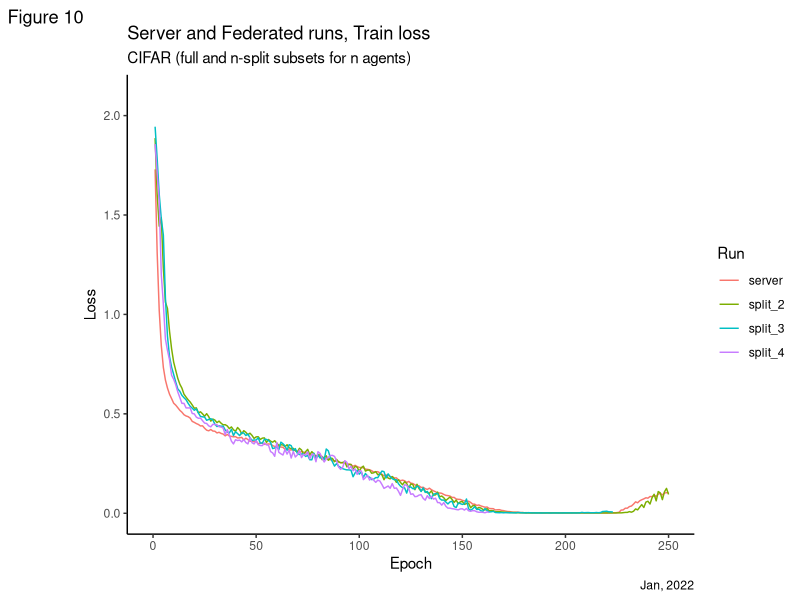
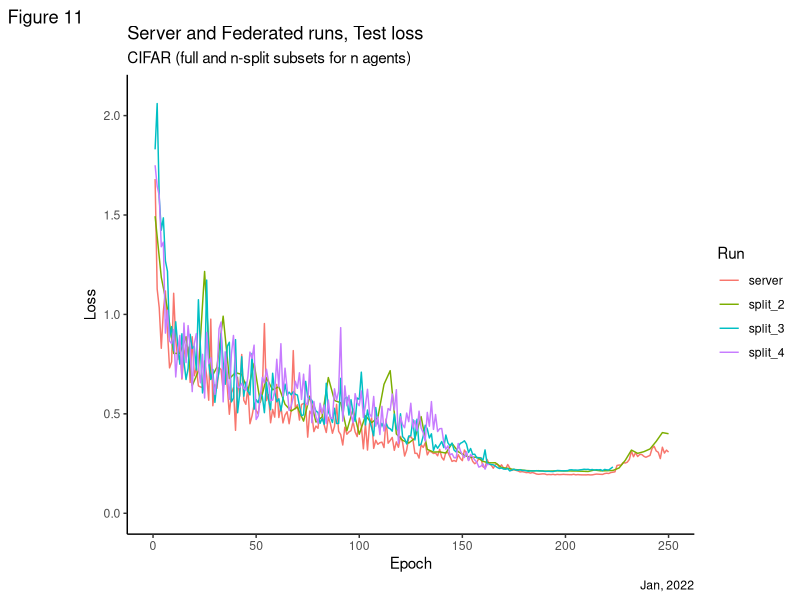
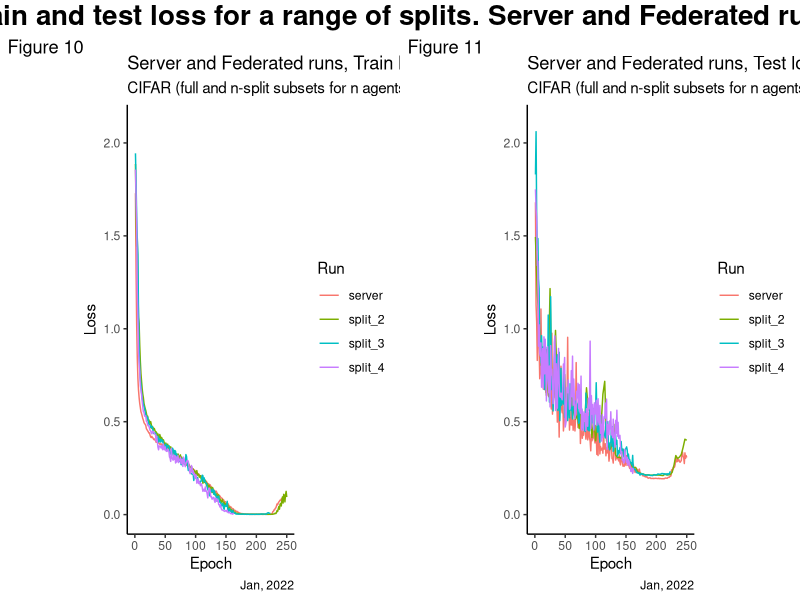
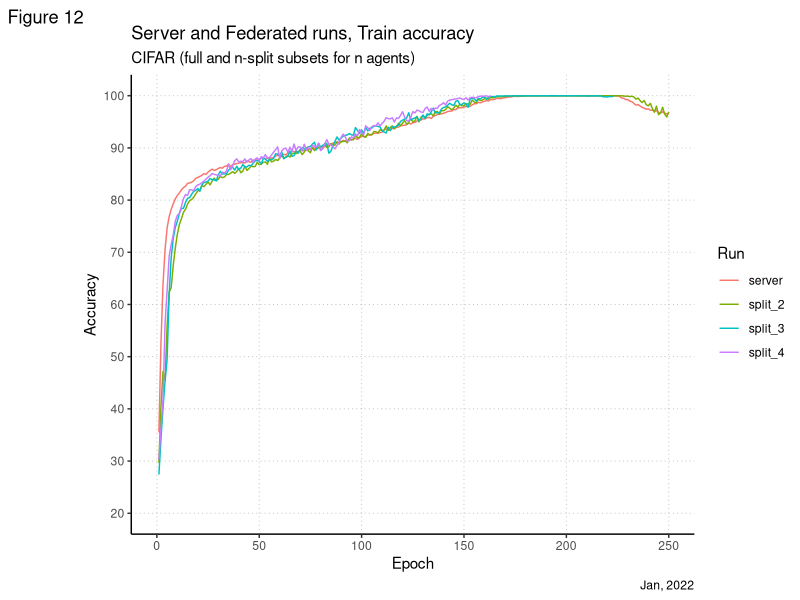
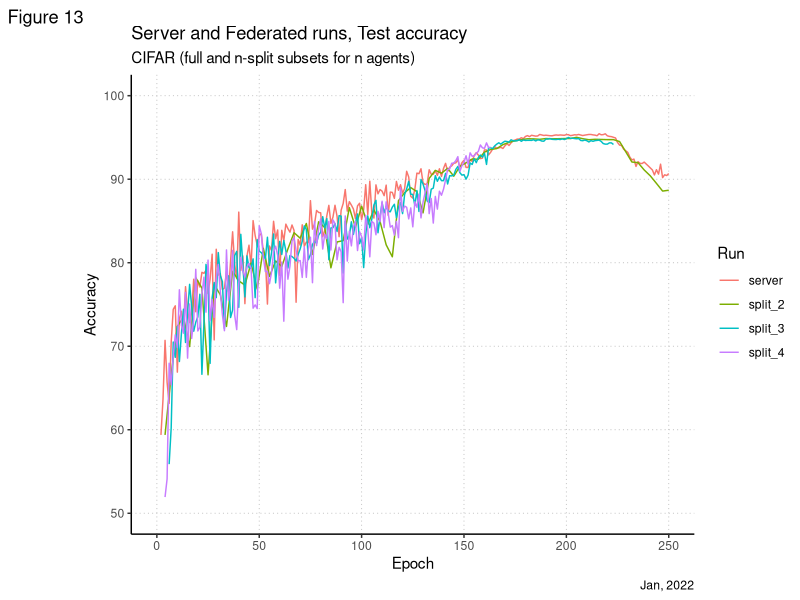
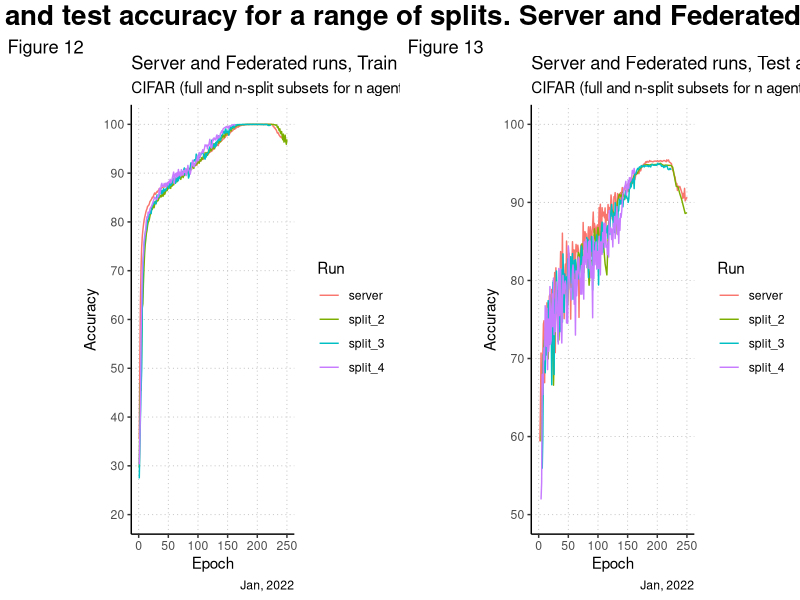

The R script that drew these images, in order:
require(ggplot2)
require(reshape)
require(dplyr)
require(scales)
require(graphics)
require(grid)
require(gridExtra)
jet.colors <- colorRampPalette(c("#00007F", "blue", "#007FFF", "cyan",
                                 "#7FFF7F", "yellow", "#FF7F00", "red", "#7F0000"))

jet.colors <- colorRampPalette(c("#00007F", "blue", "#007FFF", "cyan", "#7FFF7F", "yellow", "#FF7F00", "red", "#7F0000"))

# server-based training
#
dat_1 = read.table("data/centralized_run.txt",sep=",",quote="\'",header=F)
names(dat_1) <- c("run", "loss", "accuracy", "correct", "total")
dat_1 <- mutate_at(dat_1, vars("run"), as.factor)
dat_1[dat_1$run=="test",]$loss <- dat_1[dat_1$run=="test",]$loss/(dat_1[dat_1$run=="test",]$total/100)
dat_1[dat_1$run=="train",]$loss <- dat_1[dat_1$run=="train",]$loss/(dat_1[dat_1$run=="train",]$total/128)
dat_1 <- cbind(epoch=rep(1:(length(dat_1$loss)/2), each=2), dat_1)
str(dat_1)

fl_cmp_1_train <- select(dat_1[dat_1$run=="train",], epoch, server=loss)
fl_cmp_1_test <- select(dat_1[dat_1$run=="test",], epoch, server=loss)


# split 2
#
dat_2 = read.table("data/federated_2_0.txt",sep=",",quote="\'",header=F)
names(dat_2) <- c("run", "loss", "accuracy", "correct", "total")
dat_2 <- mutate_at(dat_2, vars("run"), as.factor)
dat_2[dat_2$run=="test",]$loss <- dat_2[dat_2$run=="test",]$loss/(dat_2[dat_2$run=="test",]$total/100)
dat_2[dat_2$run=="train",]$loss <- dat_2[dat_2$run=="train",]$loss/(dat_2[dat_2$run=="train",]$total/128)
dat_2 <- cbind(epoch=rep(1:(length(dat_2$loss)/4), each=4), dat_2)

fl_cmp_2_train <- select(dat_2[dat_2$run=="train",], epoch, split_2=loss)
fl_cmp_2_train$epoch <- seq(1, length(fl_cmp_2_train$epoch))
fl_cmp_2_test <- select(dat_2[dat_2$run=="test",], epoch, split_2=loss)
fl_cmp_2_test$epoch <- seq(1, length(fl_cmp_2_test$epoch)*3, by=3)

# split 3
#
dat_3 = read.table("data/federated_3_0.txt",sep=",",quote="\'",header=F)
names(dat_3) <- c("run", "loss", "accuracy", "correct", "total")
dat_3 <- mutate_at(dat_3, vars("run"), as.factor)
dat_3[dat_3$run=="test",]$loss <- dat_3[dat_3$run=="test",]$loss/(dat_3[dat_3$run=="test",]$total/100)
dat_3[dat_3$run=="train",]$loss <- dat_3[dat_3$run=="train",]$loss/(dat_3[dat_3$run=="train",]$total/128)
dat_3 <- cbind(epoch=rep(1:(length(dat_3$loss)/2), each=2), dat_3)

fl_cmp_3_train <- select(dat_3[dat_3$run=="train",], epoch, split_3=loss)
fl_cmp_3_test <- select(dat_3[dat_3$run=="test",], epoch, split_3=loss)

# split 4
#
dat_4 = read.table("data/federated_4_0.txt",sep=",",quote="\'",header=F)
names(dat_4) <- c("run", "loss", "accuracy", "correct", "total")
dat_4 <- mutate_at(dat_4, vars("run"), as.factor)
dat_4[dat_4$run=="test",]$loss <- dat_4[dat_4$run=="test",]$loss/(dat_4[dat_4$run=="test",]$total/100)
dat_4[dat_4$run=="train",]$loss <- dat_4[dat_4$run=="train",]$loss/(dat_4[dat_4$run=="train",]$total/128)
dat_4 <- cbind(epoch=rep(1:(length(dat_4$loss)/2), each=2), dat_4)

fl_cmp_4_train <- select(dat_4[dat_4$run=="train",], epoch, split_4=loss)
fl_cmp_4_test <- select(dat_4[dat_4$run=="test",], epoch, split_4=loss)


# merge and plot
#
fl_cmp_train <- merge.data.frame(merge.data.frame(fl_cmp_1_train, fl_cmp_2_train, all=TRUE), 
                                merge.data.frame(fl_cmp_3_train, fl_cmp_4_train, all=TRUE), all=TRUE)
fl_cmp_test <- merge.data.frame(merge.data.frame(fl_cmp_1_test, fl_cmp_2_test, all=TRUE), 
                                merge.data.frame(fl_cmp_3_test, fl_cmp_4_test, all=TRUE), all=TRUE)


str(fl_cmp_train)
flcmp_m <- melt(fl_cmp_train, id=c("epoch"))

pcmp1 <- ggplot(flcmp_m, aes(x=epoch, y=value, color=variable))+
  labs(title = "Server and Federated runs, Train loss",
       subtitle = "CIFAR (full and n-split subsets for n agents)",
       caption = "Jan, 2022",
       tag = "Figure 10",
       x = "Epoch",
       y = "Loss",
       color = "Run"
  ) + scale_y_continuous(limits = c(0, 2.1)) +
  scale_x_continuous(limits = c(0, 250)) +
  geom_line() + theme_classic()
pcmp1

str(fl_cmp_test)
flcmp_m <- melt(fl_cmp_test, id=c("epoch"))
flcmp_m <- na.omit(flcmp_m)

pcmp2 <- ggplot(flcmp_m, aes(x=epoch, y=value, color=variable))+
  labs(title = "Server and Federated runs, Test loss",
       subtitle = "CIFAR (full and n-split subsets for n agents)",
       caption = "Jan, 2022",
       tag = "Figure 11",
       x = "Epoch",
       y = "Loss",
       color = "Run"
  ) + scale_y_continuous(limits = c(0, 2.1)) +
  scale_x_continuous(limits = c(0, 250)) +
  geom_line() + theme_classic()
pcmp2

grid.arrange(pcmp1, pcmp2, ncol=2, 
             top=textGrob("Train and test loss for a range of splits. Server and Federated runs",
                          gp=gpar(fontsize=20,font=2)))


# server-based training
#
dat_1 = read.table("data/centralized_run.txt",sep=",",quote="\'",header=F)
names(dat_1) <- c("run", "loss", "accuracy", "correct", "total")
dat_1 <- mutate_at(dat_1, vars("run"), as.factor)
dat_1[dat_1$run=="test",]$loss <- dat_1[dat_1$run=="test",]$loss/(dat_1[dat_1$run=="test",]$total/100)
dat_1[dat_1$run=="train",]$loss <- dat_1[dat_1$run=="train",]$loss/(dat_1[dat_1$run=="train",]$total/128)
dat_1 <- cbind(epoch=rep(1:(length(dat_1$loss)/2), each=2), dat_1)
str(dat_1)

fl_cmp_1_train <- select(dat_1[dat_1$run=="train",], epoch, server=accuracy)
fl_cmp_1_test <- select(dat_1[dat_1$run=="test",], epoch, server=accuracy)


# split 2
#
dat_2 = read.table("data/federated_2_0.txt",sep=",",quote="\'",header=F)
names(dat_2) <- c("run", "loss", "accuracy", "correct", "total")
dat_2 <- mutate_at(dat_2, vars("run"), as.factor)
dat_2[dat_2$run=="test",]$loss <- dat_2[dat_2$run=="test",]$loss/(dat_2[dat_2$run=="test",]$total/100)
dat_2[dat_2$run=="train",]$loss <- dat_2[dat_2$run=="train",]$loss/(dat_2[dat_2$run=="train",]$total/128)
dat_2 <- cbind(epoch=rep(1:(length(dat_2$loss)/4), each=4), dat_2)

fl_cmp_2_train <- select(dat_2[dat_2$run=="train",], epoch, split_2=accuracy)
fl_cmp_2_train$epoch <- seq(1, length(fl_cmp_2_train$epoch))
fl_cmp_2_test <- select(dat_2[dat_2$run=="test",], epoch, split_2=accuracy)
fl_cmp_2_test$epoch <- seq(1, length(fl_cmp_2_test$epoch)*3, by=3)

# split 3
#
dat_3 = read.table("data/federated_3_0.txt",sep=",",quote="\'",header=F)
names(dat_3) <- c("run", "loss", "accuracy", "correct", "total")
dat_3 <- mutate_at(dat_3, vars("run"), as.factor)
dat_3[dat_3$run=="test",]$loss <- dat_3[dat_3$run=="test",]$loss/(dat_3[dat_3$run=="test",]$total/100)
dat_3[dat_3$run=="train",]$loss <- dat_3[dat_3$run=="train",]$loss/(dat_3[dat_3$run=="train",]$total/128)
dat_3 <- cbind(epoch=rep(1:(length(dat_3$loss)/2), each=2), dat_3)

fl_cmp_3_train <- select(dat_3[dat_3$run=="train",], epoch, split_3=accuracy)
fl_cmp_3_test <- select(dat_3[dat_3$run=="test",], epoch, split_3=accuracy)

# split 4
#
dat_4 = read.table("data/federated_4_0.txt",sep=",",quote="\'",header=F)
names(dat_4) <- c("run", "loss", "accuracy", "correct", "total")
dat_4 <- mutate_at(dat_4, vars("run"), as.factor)
dat_4[dat_4$run=="test",]$loss <- dat_4[dat_4$run=="test",]$loss/(dat_4[dat_4$run=="test",]$total/100)
dat_4[dat_4$run=="train",]$loss <- dat_4[dat_4$run=="train",]$loss/(dat_4[dat_4$run=="train",]$total/128)
dat_4 <- cbind(epoch=rep(1:(length(dat_4$loss)/2), each=2), dat_4)

fl_cmp_4_train <- select(dat_4[dat_4$run=="train",], epoch, split_4=accuracy)
fl_cmp_4_test <- select(dat_4[dat_4$run=="test",], epoch, split_4=accuracy)


# merge and plot
#
fl_cmp_train <- merge.data.frame(merge.data.frame(fl_cmp_1_train, fl_cmp_2_train, all=TRUE), 
                                 merge.data.frame(fl_cmp_3_train, fl_cmp_4_train, all=TRUE), all=TRUE)
fl_cmp_test <- merge.data.frame(merge.data.frame(fl_cmp_1_test, fl_cmp_2_test, all=TRUE), 
                                merge.data.frame(fl_cmp_3_test, fl_cmp_4_test, all=TRUE), all=TRUE)


str(fl_cmp_train)
flcmp_m <- melt(fl_cmp_train, id=c("epoch"))

pcmp1 <- ggplot(flcmp_m, aes(x=epoch, y=value, color=variable))+
  labs(title = "Server and Federated runs, Train accuracy",
       subtitle = "CIFAR (full and n-split subsets for n agents)",
       caption = "Jan, 2022",
       tag = "Figure 12",
       x = "Epoch",
       y = "Accuracy",
       color = "Run"
  ) + scale_y_continuous(limits = c(20, 100),
                         minor_breaks = seq(20 , 100, 5), 
                         breaks = seq(20, 100, 10)) +
  scale_x_continuous(limits = c(0, 250)) +
  geom_line() + theme_classic() +
  theme(panel.grid.major = element_line(colour="grey", size=0.3, linetype = "dotted"))
pcmp1

str(fl_cmp_test)
flcmp_m <- melt(fl_cmp_test, id=c("epoch"))
flcmp_m <- na.omit(flcmp_m)

pcmp2 <- ggplot(flcmp_m, aes(x=epoch, y=value, color=variable))+
  labs(title = "Server and Federated runs, Test accuracy",
       subtitle = "CIFAR (full and n-split subsets for n agents)",
       caption = "Jan, 2022",
       tag = "Figure 13",
       x = "Epoch",
       y = "Accuracy",
       color = "Run"
  ) + scale_y_continuous(limits = c(50, 100),
                         minor_breaks = seq(20 , 100, 5), 
                         breaks = seq(20, 100, 10)) +
  scale_x_continuous(limits = c(0, 250)) +
  geom_line() + theme_classic() +
  theme(panel.grid.major = element_line(colour="grey", size=0.3, linetype = "dotted"))
pcmp2

grid.arrange(pcmp1, pcmp2, ncol=2, 
             top=textGrob("Train and test accuracy for a range of splits. Server and Federated runs",
                          gp=gpar(fontsize=20,font=2)))
